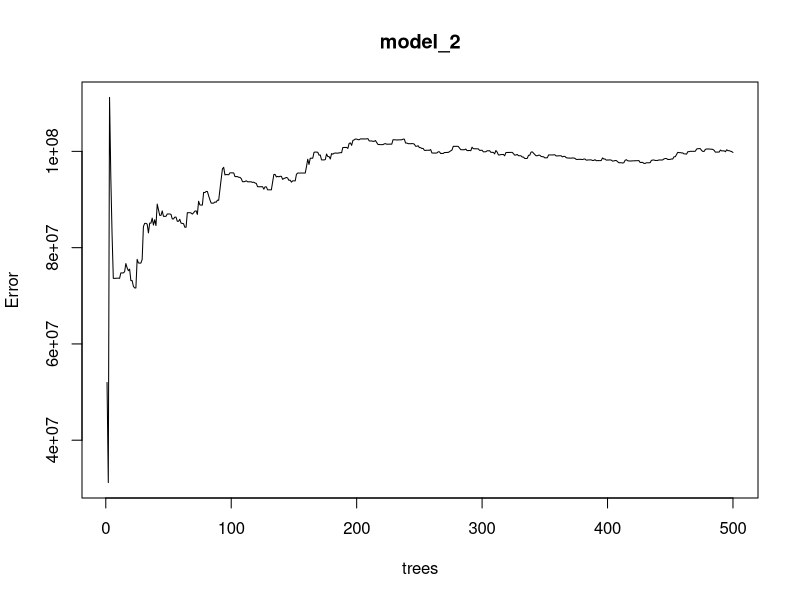

This figure's R source:
getwd()
setwd("D:/GOPAL R PRG FILES")
library("readxl")
df1 = read_excel("Comarative table showing offers from Developers Data Analytics.xls")
df1
write.csv(df1,"submission.csv")
colnames(df1)=make.names(names(df1))


library(randomForest)
model_2 <- randomForest(Best.Builders~ Raheja.Homes, data = df1, 
                        ntree=500,
                        keep.forest=FALSE, 
                        importance=TRUE)
summary(model_2)
plot(model_2)
write.csv(df1,"submission_2.csv")


